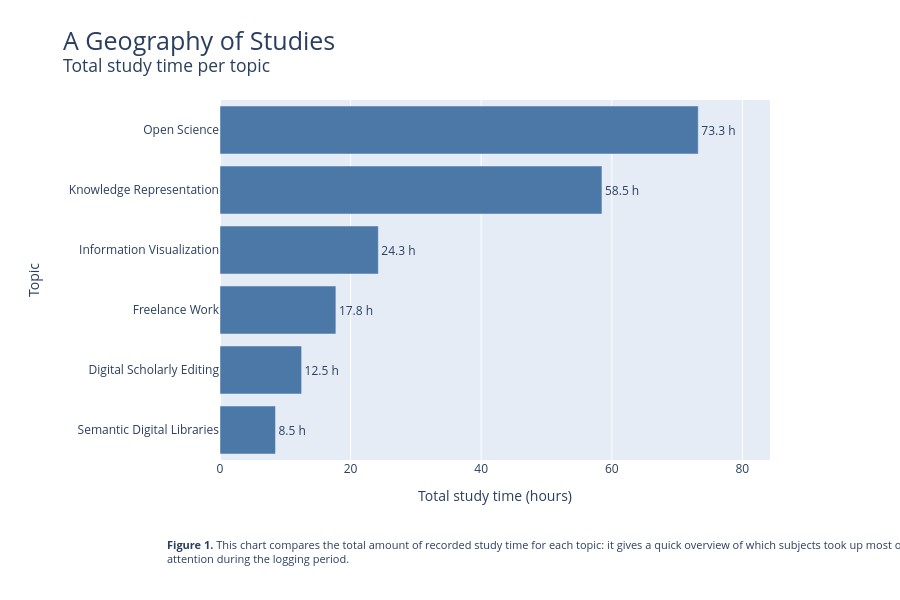

Notebook code cell kept with this figure:
### Code cell
# create a horizontal bar chart and customize it with titles, labels and colors
fig = px.bar(
    topic_hours,
    x="duration_hours",
    y="topic",
    orientation="h",
    title="Total study time per Topic",
    labels={
        "duration_hours": "Total study time (hours)",
        "topic": "Topic"
    },
    text="duration_hours",
    color_discrete_sequence=["#4C78A8"]
)

# show the total hours as text labels alongside the bars with a single decimal place
fig.update_traces(
    texttemplate="%{text:.1f} h",
    textposition="outside"
)

# compute the maximum hours value for x-axis padding for better visualization of the text labels
max_hours = topic_hours["duration_hours"].max()

# customize the layout of the figure for better aesthetics and readability
fig.update_layout(
    height=600,
    showlegend=False,
    title_font=dict(size=25),
    title=dict(
        text=(
            "A Geography of Studies<br>"
            "<sup>Total study time per topic</sup>"
        ),
        x=0.07,
        xanchor="left"
    ),
    xaxis_title="Total study time (hours)",
    yaxis_title="Topic",
    margin=dict(l=220, r=130, t=100, b=140),
    xaxis=dict(
        range=[0, max_hours * 1.15]
    ),
    yaxis=dict(
        title=dict(
            text="Topic",
            standoff=25
        )
    ),
    annotations=[
        dict(
            text="<b>Figure 1.</b> This chart compares the total amount of recorded study time for each topic: "
                 "it gives a quick overview of which subjects took up "
                 "most of my<br>attention during the logging period.",
            x=-0.1,
            y=-0.3,
            xref="paper",
            yref="paper",
            showarrow=False,
            align="left",
            font=dict(size=11),
        )
    ]
)

# save the figure as a static high-resolution image to the charts directory
fig.write_image(
    CHARTS_DIR / "total_study_time_per_topic.jpg",
    width=1200,
    height=600,
    scale=2
)

# display the figure in the notebook
fig.show()

### Figure 1 — Plotly figure (JSON) as saved in the notebook; plotly's stock layout.template omitted (floating-point values rounded to 4 significant figures)
{"data": [{"hovertemplate": "Total study time (hours)=%{text}<br>Topic=%{y}<extra></extra>", "legendgroup": "", "marker": {"color": "#4C78A8", "pattern": {"shape": ""}}, "name": "", "orientation": "h", "showlegend": false, "text": [8.5, 12.5, 17.75, 24.25, 58.5, 73.25], "textposition": "outside", "texttemplate": "%{text:.1f} h", "type": "bar", "x": [8.5, 12.5, 17.75, 24.25, 58.5, 73.25], "xaxis": "x", "y": ["Semantic Digital Libraries", "Digital Scholarly Editing", "Freelance Work", "Information Visualization", "Knowledge Representation", "Open Science"], "yaxis": "y"}], "layout": {"annotations": [{"align": "left", "font": {"size": 11}, "showarrow": false, "text": "<b>Figure 1.</b> This chart compares the total amount of recorded study time for each topic: it gives a quick overview of which subjects took up most of my<br>attention during the logging period.", "x": -0.1, "xref": "paper", "y": -0.3, "yref": "paper"}], "barmode": "relative", "height": 600, "legend": {"tracegroupgap": 0}, "margin": {"b": 140, "l": 220, "r": 130, "t": 100}, "showlegend": false, "title": {"font": {"size": 25}, "text": "A Geography of Studies<br><sup>Total study time per topic</sup>", "x": 0.07, "xanchor": "left"}, "xaxis": {"anchor": "y", "domain": [0, 1], "range": [0, 84.24], "title": {"text": "Total study time (hours)"}}, "yaxis": {"anchor": "x", "domain": [0, 1], "title": {"standoff": 25, "text": "Topic"}}}}
